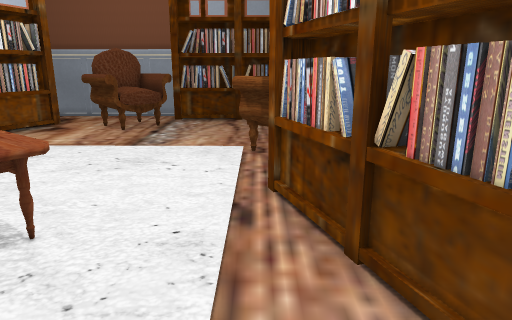
view 1 (above)

16 first-person views from a walk through a Godot game level. The camera is 1.5 m above the floor, tilts 14° down and sees 70° across. Doors that lead somewhere are drawn open, without their leaves. The floor is counted in squares, 0.5 m on a side. Each view is taken from the middle of a square. On the plan, view 1 faces up. The plan holds only what a view shows up to about 20 squares ahead; the rest is blank. Some surface patterns are stand-ins.

view 2
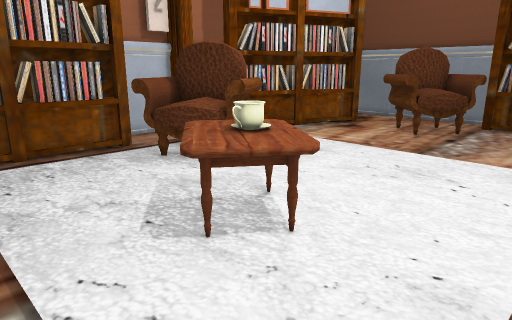

view 3
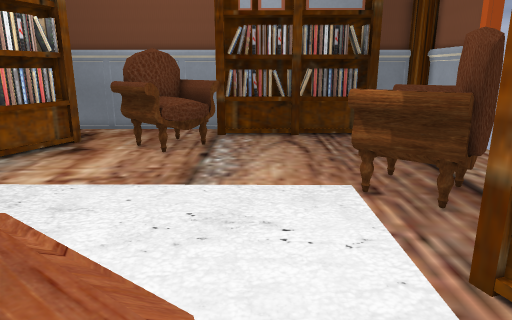

view 4
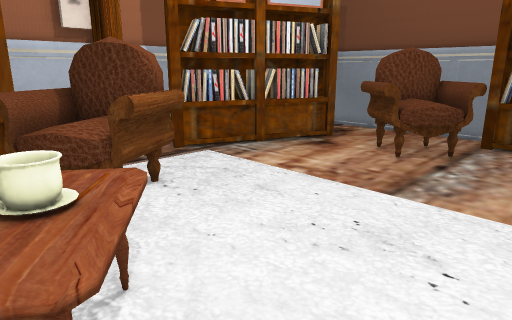

view 5
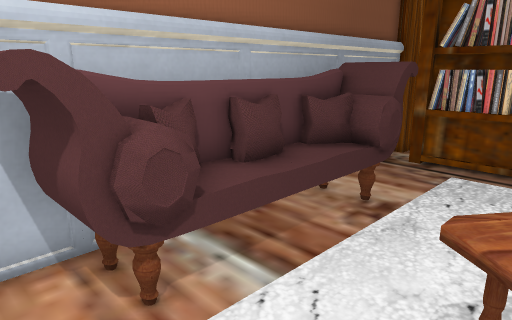

view 6
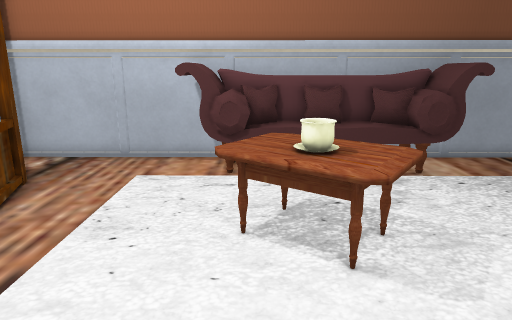

view 7
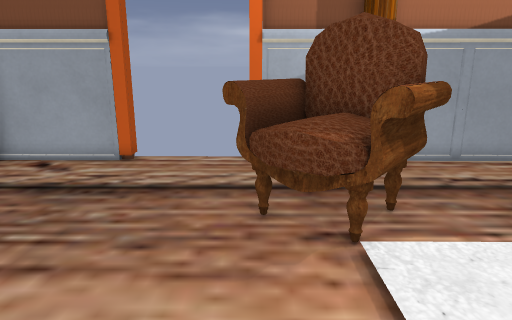

view 8
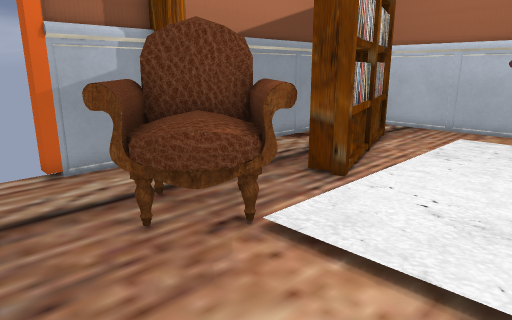

view 9
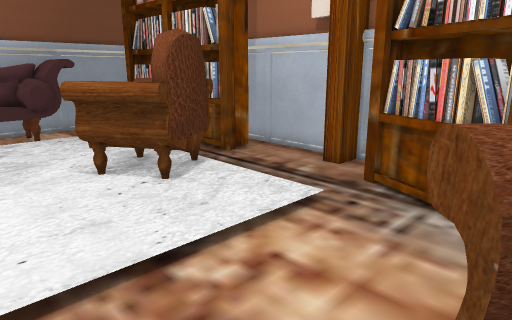

view 10
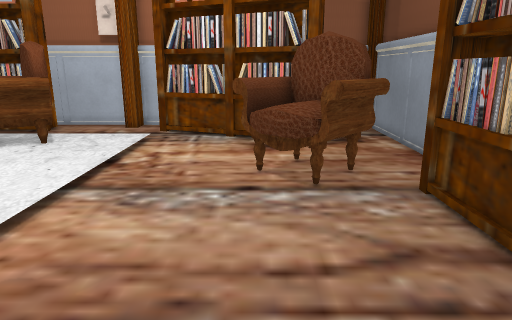

view 11
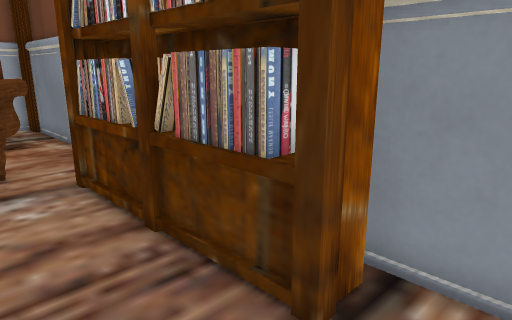

view 12
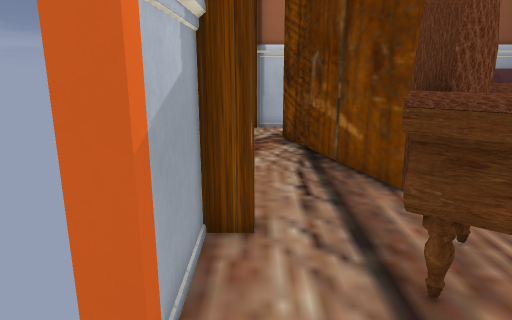

view 13
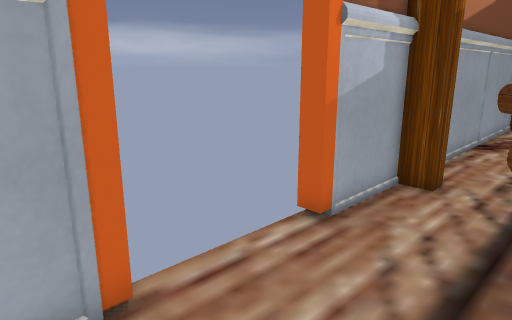

view 14
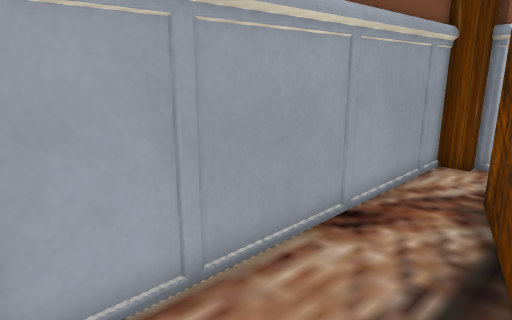

view 15
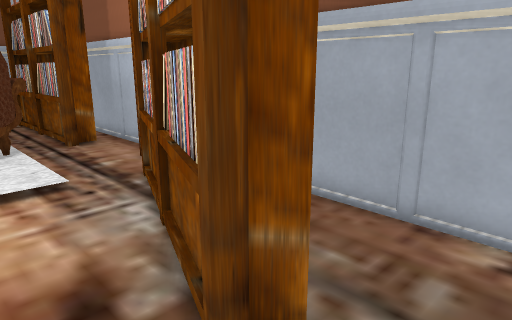

view 16
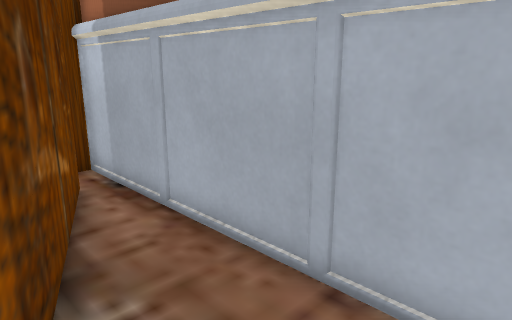

### Floor plan
Key: @ floor where view 1 was taken; # wall or solid block; . floor; D open door; = window, fence, low wall or low ledge; ^ raised ledge; T thing the floor can be seen under or through.
Columns run from 16 left of view 1 to 7 right of it. Each row starts with its distance up from view 1.
 24 ############      #####
 23 #..........TT ######..#
 22 #.........TTTTT#===#..#
 21 #...##...TTT..........#
 20 #..###..TT^T..........##
 19 #..##=..T^^^..........DD
 18 #..##...TT^...........DD
 17 #.###.................DD
 16 #.##..................DD
 15 ####............=###..##
 14  ##.............^^^#..#
 13  ##.............T^TT..#
 12 ##..............TTT..##
 11 ##...................##
 10 #....TTT..............#
  9 #...TT^TT........##...#
  8 ###.T^^^#........##...#
  7  ##. #^=..^^.....##...#
  6   #......=^^^=...###..#
  5   #.......^^^=....##..#
  4   #........^=.....##..#
  3   #...............###.#
  2   #................##.#
  1   #..##^^^^^#=#.......#
  0   #..##^#^#^###.@.....#
 -1   #####################

Where each view was taken, in squares from view 1:
view 1: 0 up, 0 right, facing up
view 2: 1 up, 0 right, facing up-left
view 3: 4 up, 3 left, facing up
view 4: 5 up, 1 left, facing up-left
view 5: 5 up, 1 left, facing down-left
view 6: 12 up, 4 left, facing down
view 7: 15 up, 6 left, facing right
view 8: 18 up, 5 left, facing down-right
view 9: 18 up, 5 left, facing down-left
view 10: 18 up, 4 right, facing left
view 11: 19 up, 5 right, facing up-left
view 12: 18 up, 5 right, facing down
view 13: 21 up, 2 right, facing down-right
view 14: 11 up, 2 right, facing down-right
view 15: 23 up, 9 left, facing down-left
view 16: 23 up, 12 left, facing down-left
